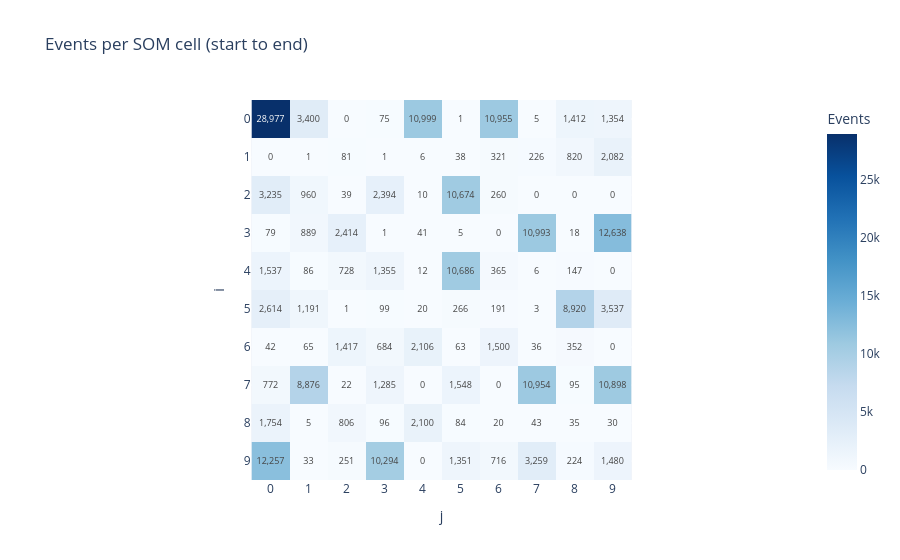

Source (notebook cell):
### Code cell
heatmap_plot = kairo.plot_som_heatmap(features_and_clusters, size=(10,10), 
                                 #start_date="2010-04-29", 
                                 #end_date="2018-05-29"
                                 )
heatmap_plot.show()

### Figure 1 — Plotly figure (JSON) as saved in the notebook; plotly's stock layout.template omitted (floating-point values rounded to 4 significant figures)
{"data": [{"coloraxis": "coloraxis", "hovertemplate": "j: %{x}<br>i: %{y}<br>Events: %{z}<extra></extra>", "name": "0", "texttemplate": "%{z:,d}", "type": "heatmap", "x": [0, 1, 2, 3, 4, 5, 6, 7, 8, 9], "xaxis": "x", "y": [0, 1, 2, 3, 4, 5, 6, 7, 8, 9], "yaxis": "y", "z": [[28977, 3400, 0, 75, 10999, 1, 10955, 5, 1412, 1354], [0, 1, 81, 1, 6, 38, 321, 226, 820, 2082], [3235, 960, 39, 2394, 10, 10674, 260, 0, 0, 0], [79, 889, 2414, 1, 41, 5, 0, 10993, 18, 12638], [1537, 86, 728, 1355, 12, 10686, 365, 6, 147, 0], [2614, 1191, 1, 99, 20, 266, 191, 3, 8920, 3537], [42, 65, 1417, 684, 2106, 63, 1500, 36, 352, 0], [772, 8876, 22, 1285, 0, 1548, 0, 10954, 95, 10898], [1754, 5, 806, 96, 2100, 84, 20, 43, 35, 30], [12257, 33, 251, 10294, 0, 1351, 716, 3259, 224, 1480]]}], "layout": {"coloraxis": {"colorbar": {"title": {"text": "Events"}}, "colorscale": [[0, "rgb(247,251,255)"], [0.125, "rgb(222,235,247)"], [0.25, "rgb(198,219,239)"], [0.375, "rgb(158,202,225)"], [0.5, "rgb(107,174,214)"], [0.625, "rgb(66,146,198)"], [0.75, "rgb(33,113,181)"], [0.875, "rgb(8,81,156)"], [1, "rgb(8,48,107)"]]}, "title": {"text": "Events per SOM cell (start to end)"}, "xaxis": {"anchor": "y", "constrain": "domain", "domain": [0, 1], "dtick": 1, "scaleanchor": "y", "title": {"text": "j"}}, "yaxis": {"anchor": "x", "autorange": "reversed", "constrain": "domain", "domain": [0, 1], "dtick": 1, "title": {"text": "i"}}}}
